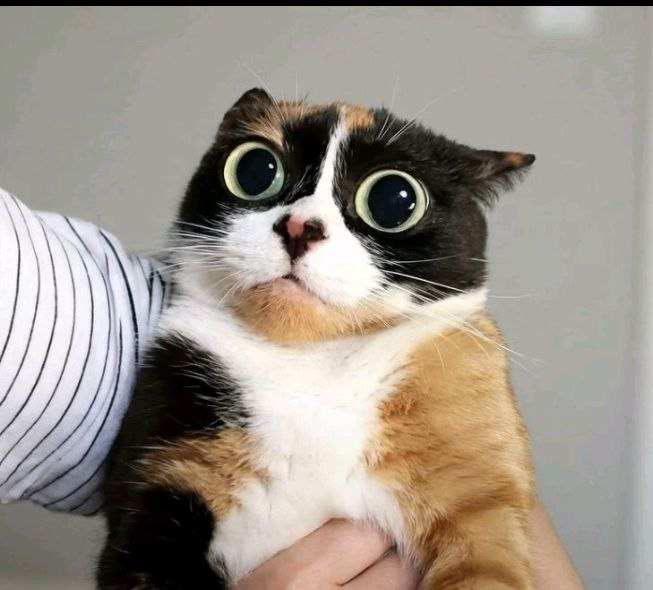
#> input picture 1_Open_Cv/куки.jpg, 653 x 590 px, found by its file name
$ python 3task.py
#> lines starting #> are read from the running program, lines starting #| are printed output that depends on the picture; after the words box and inside, x2 and y2 are one past the last pixel; in counts of white or black regions, pixels touching at a corner belong together
import cv2
import numpy as np
import random
path = '/1_Open_Cv/куки.jpg'
img = cv2.imread(path)
#> img is the input picture: shape (590, 653, 3); mean B, G, R 138.1, 147.5, 155.9

if img is None:
    print("Ошибка: не удалось найти файл по указанному пути!")
    exit()

img_original = img.copy()

img = cv2.flip(img, 1)
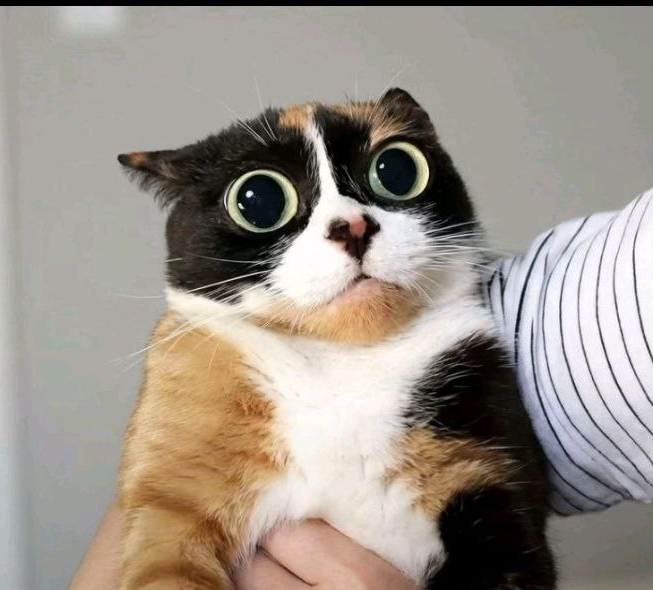
#> img: shape (590, 653, 3); mean B, G, R 138.1, 147.5, 155.9

height, width, _ = img.shape
#> height = 590; width = 653

cv2.circle(img, (width - 100, 100), 60, (0, 215, 255), -1)
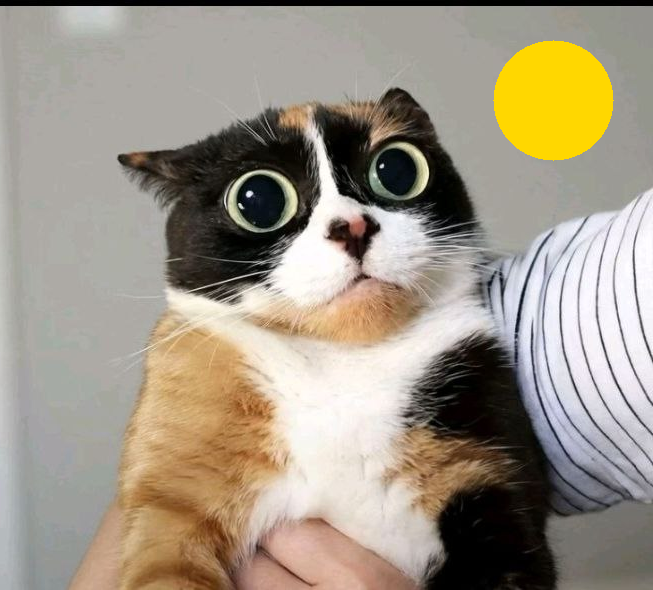
#> img: shape (590, 653, 3); 2.93% of pixels changed, all inside (x1, y1, x2, y2) = (493, 40, 614, 161)

for _ in range(500):
    rx = np.random.randint(0, width)
    ry = np.random.randint(0, height)
    img[ry, rx] = [255, 255, 255]
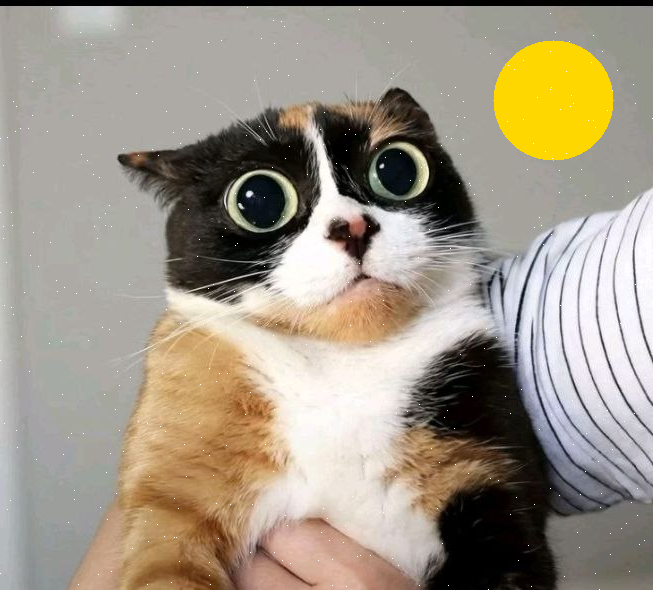
#> img: shape (590, 653, 3); 0.13% of pixels changed, all inside (x1, y1, x2, y2) = (0, 7, 653, 590)

cv2.putText(img, 'Happy Winter!', (50, height - 50),
            cv2.FONT_HERSHEY_SIMPLEX, 1.5, (0, 0, 255), 3)

ball_center = (width // 3, height // 2)
#> ball_center = (217, 295)
cv2.circle(img, ball_center, 45, (0, 128, 0), -1) # Темно-зеленый шар
cv2.putText(img, 'NEW YEAR', (ball_center[0] - 40, ball_center[1] + 5),
            cv2.FONT_HERSHEY_SIMPLEX, 0.5, (255, 255, 255), 1)
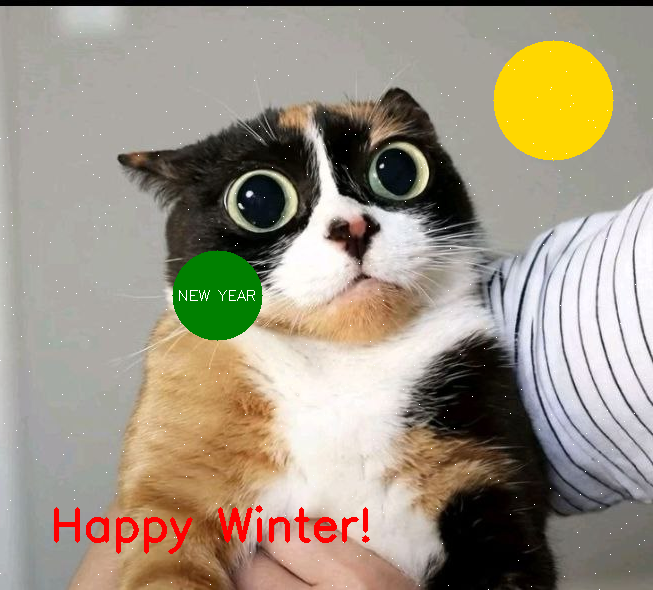
#> img: shape (590, 653, 3); mean B, G, R 130.6, 147.6, 157.3

cv2.imwrite('new_year_tree.jpg', img)

cv2.imshow('Original', img_original)
cv2.imshow('New Year Result', img)

cv2.waitKey(0)
cv2.destroyAllWindows()

$ run again, with 1_Open_Cv/жирность.jpg copied over 1_Open_Cv/куки.jpg
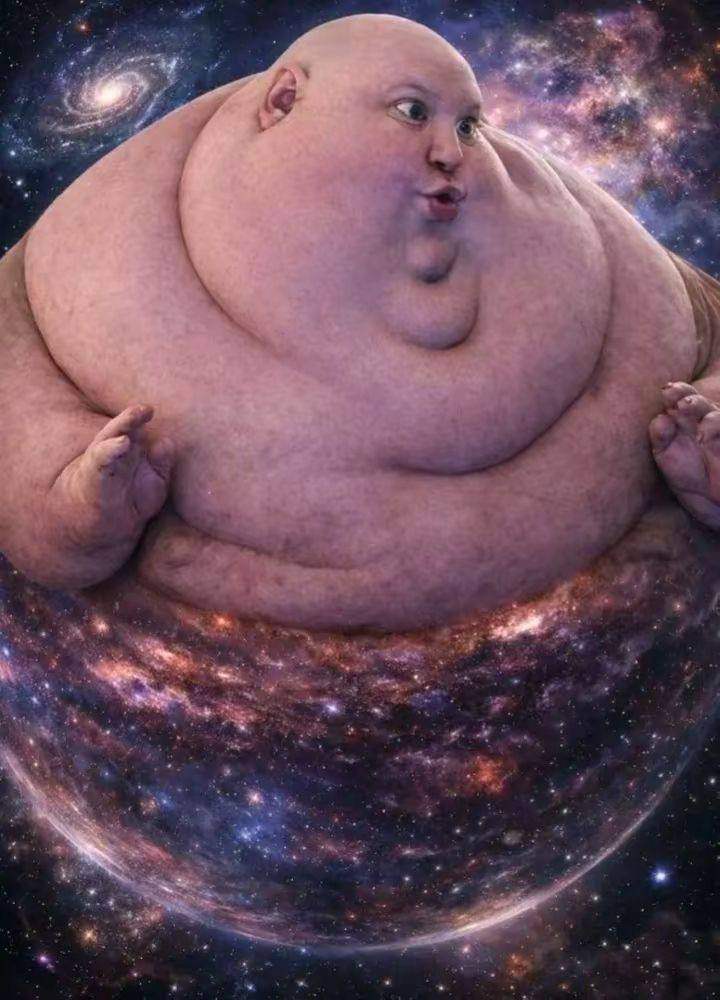
#> input picture 1_Open_Cv/жирность.jpg, 720 x 1000 px, found by its file name
#> img is the input picture: shape (1000, 720, 3); mean B, G, R 94.3, 80, 108.4
#> after the loop `for _ in range(500):`:
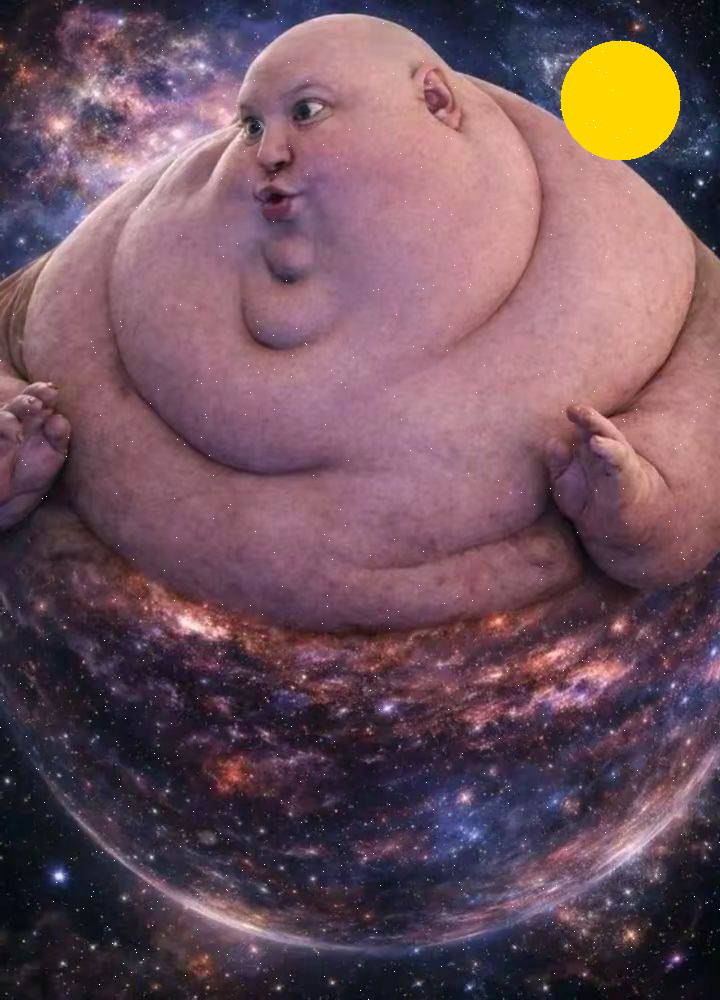
#> img: shape (1000, 720, 3); mean B, G, R 92.5, 81.9, 110.7
#> `cv2.circle(img, ball_center, 45, (0, 128, 0), -1)`:
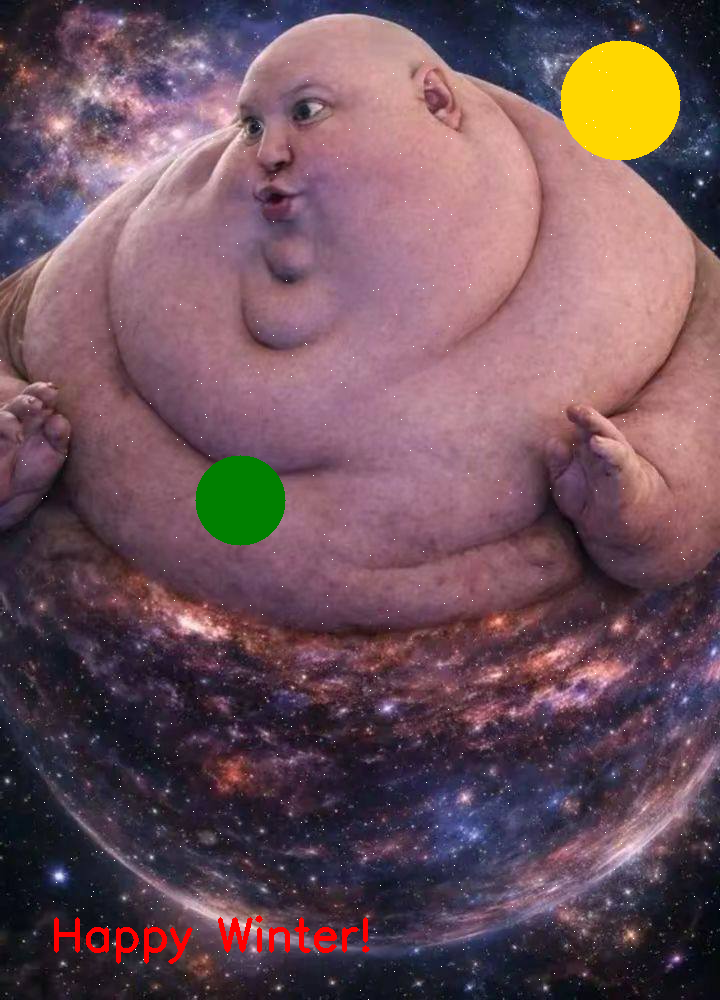
#> img: shape (1000, 720, 3); mean B, G, R 91.2, 81.9, 110.5
